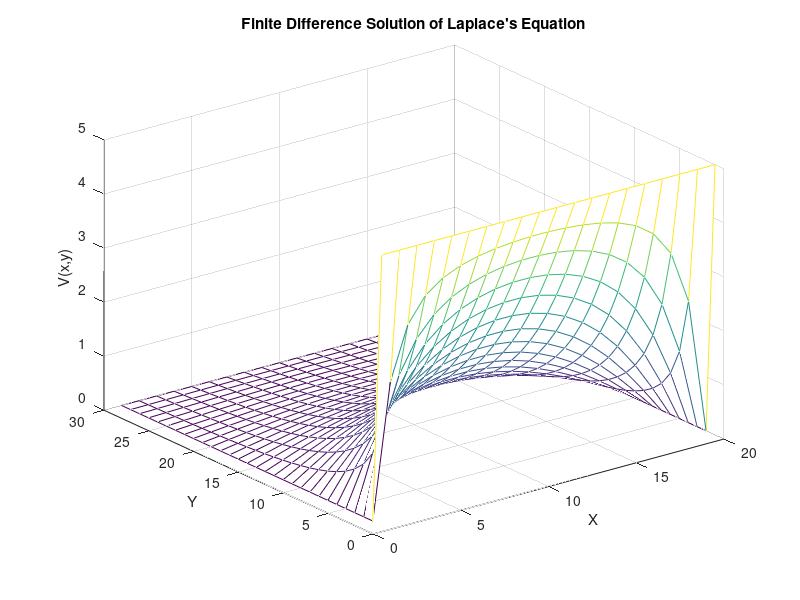
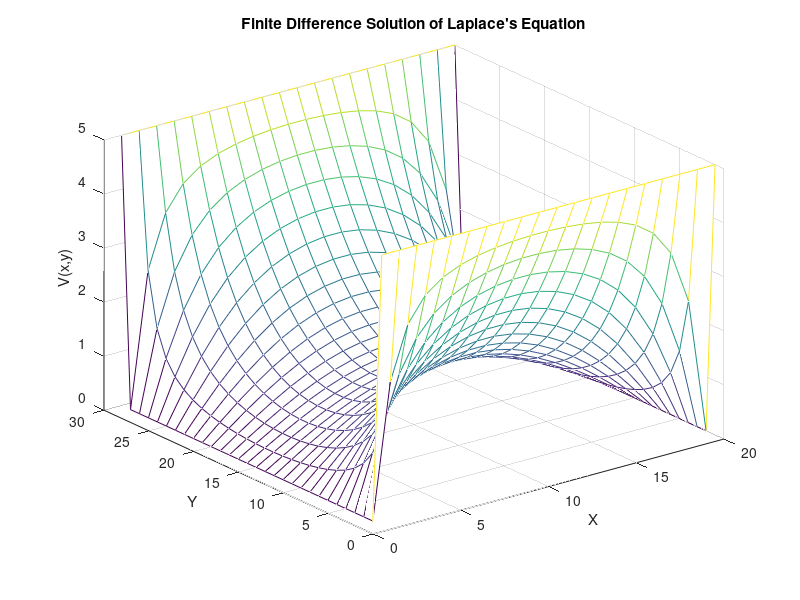
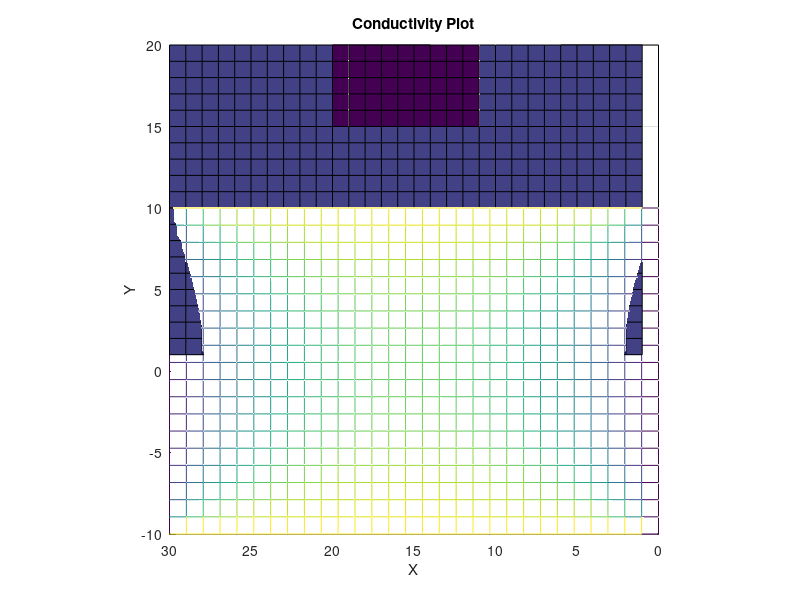
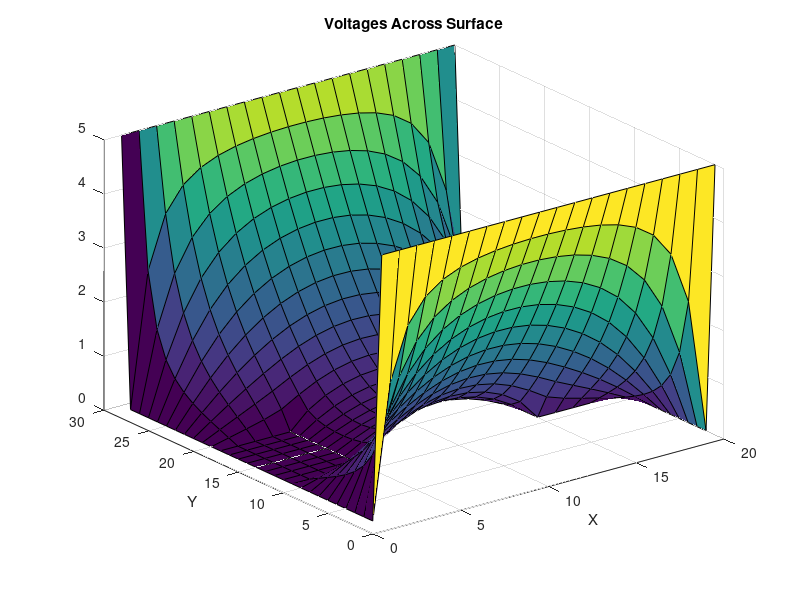

The MATLAB source for these figures, in order:
%% ELEC 4700: Assignment 2 - Finite Difference Method
% Jacob Godin - 100969991

%% Part 1
% Use the Finite Difference Method to solve for the electrostatic potential
% in the rectangular region L x W using del^2 * V = 0

%% Part 1: a)
% V = V0 @ x = 0, V = 0 @ x = L and V = 0 @ y = 0, y = W

% The Finite Difference Method will be used to solve Laplace's equation in
% 2D space to determine the effect of an electrostatic potential. The
% matrix form GV = F will be used to solve the equation.

clear all; clc;

% Inputs
W = 20;
L = 1.5*W;

nx = L;
ny = W;

V0 = 5;

G = sparse(nx*ny);
B = zeros(nx*ny,1);

% Surface map
sMap = zeros(nx,ny);

for i = 1:nx
    for j = 1:ny
       n = j + (i-1)*ny;
       
       if i == 1 % left
           G(n,:) = 0;
           G(n,n) = 1;
           
           B(n) = V0;
       elseif i == nx % right
           G(n,:) = 0;
           G(n,n) = 1;
           
           B(n,1) = 0;
       elseif j == 1 % bottom
           G(n,:) = 0;
           G(n,n) = 1;
           
           B(n,1) = 0;
       elseif j == ny % top
           G(n,:) = 0;
           G(n,n) = 1;
           
           B(n,1) = 0;
       else
           nxm = j + (i-2)*ny;
           nxp = j +(i)*ny;
           nym = j-1 + (i-1)*ny;
           nyp = j+1 + (i-1)*ny;
           
           G(n,n) = -4;
           G(n, nxm) = 1;
           G(n, nxp) = 1;
           G(n, nym) = 1;
           G(n, nyp) = 1; 

       end
    end
end

phi_vec = G\B;

% Map values back to Surface Map
for i=1:nx
    for j=1:ny
        n = j + (i-1)*ny;
        sMap(i,j) = phi_vec(n);
    end
end

figure(1)
mesh(sMap);
xlabel("X");
ylabel("Y");
zlabel("V(x,y)");
title("Finite Difference Solution of Laplace's Equation");

% As stated in the boundary conditions, the potential of V0 is located on
% the left side of the surface and 0V is located on the right boundary. The
% top and bottom boundaries are left open. The electrostatic potential
% gradually decreases as away from the left side of V0.

%% Part 1: b)
% V = V0 @ x = 0, x = L and V = 0 @ y = 0, y = W

clear all; clc;

% Inputs
W = 20;
L = 30;

nx = L;
ny = W;

V0 = 5;

G = sparse(nx*ny);
B = zeros(nx*ny,1);

% Surface map
sMap = zeros(nx,ny);

for i = 1:nx
    for j = 1:ny
       n = j + (i-1)*ny;
       
       if i == 1 % left
           G(n,:) = 0;
           G(n,n) = 1;
           
           B(n) = V0;
       elseif i == nx % right
           G(n,:) = 0;
           G(n,n) = 1;
           
           B(n,1) = V0;
       elseif j == 1 % bottom
           G(n,:) = 0;
           G(n,n) = 1;
           
           B(n,1) = 0;
       elseif j == ny % top
           G(n,:) = 0;
           G(n,n) = 1;
           
           B(n,1) = 0;
       else
           nxm = j + (i-2)*ny;
           nxp = j +(i)*ny;
           nym = j-1 + (i-1)*ny;
           nyp = j+1 + (i-1)*ny;
           
           G(n,n) = -4;
           G(n, nxm) = 1;
           G(n, nxp) = 1;
           G(n, nym) = 1;
           G(n, nyp) = 1; 

       end
    end
end

phi_vec = G\B;

% Map values back to Surface Map
for i=1:nx
    for j=1:ny
        n = j + (i-1)*ny;
        sMap(i,j) = phi_vec(n);
    end
end

figure(2)
mesh(sMap);
xlabel("X");
ylabel("Y");
zlabel("V(x,y)");
title("Finite Difference Solution of Laplace's Equation");

% Similar to the plot above, this plot features the right side of the
% surface with a potential of V0.

% Analytical Series Solution

sMap2=zeros(L,W);
a=30;
b=10;

x=linspace(-10,10,20);
y=linspace(0,L,L);
[xx,yy]=meshgrid(x,y);

figure(3)
for n=1:2:600
    sMap2 = (sMap2+(cosh(n*pi*xx/a).*sin(n*pi*yy/a))./(n*cosh(n*pi*b/a)));
    
    mesh(x,y,(4*V0/pi)*sMap2) 
    title("Analytical Series Solution of Laplace's Equation")
    pause(0.01)
    
end

% The above plot is obtained from solving the analytic series solution of
% Laplace's equation. Due to the memory constraints of MATLAB, the n
% variable is only capable of reaching a value of around 600. Anthing
% greater than this value, the solution becomes inaccurate. To obtain
% perfect accuracy, the series must be evaluated to infinity. Therefore the
% numeric solution is prefered.

%% Part 2: a)

% Similar to Part 1, this part describes the current flow in a 2D surface
% with a highly resistive barrier.

clear all; clc;

%Inputs
W = 20;
L = 1.5*W;

nx = L;
ny = W;

V0 = 5;

sig1 = 1;
sig2 = 1e-2;

Wb = 6;
Lb = 10;

top_box = [(nx/2)-(Lb/2) 0 Lb Wb];
bottom_box = [(nx/2)-(Lb/2) ny-Wb Lb Wb];

% Populate sigma matrix
sigma = ones(nx,ny);
for i=1:nx
    for j=1:ny
        if (i > top_box(1) && i < top_box(1)+top_box(3) && (j < bottom_box(4) || j > bottom_box(2)))
            sigma(i,j) = sig2;
        end
    end
end

% Conductivity Plot
figure(3)
rectangle('Position',top_box)
rectangle('Position',bottom_box)
surface(sigma)
camroll(90)
title('Conductivity Plot')
xlabel('Y')
ylabel('X')

% Construct G Matrix
G = sparse(nx*ny);
B = zeros(nx*ny,1);

for i=1:nx
    for j=1:ny
        n = j + (i-1)*ny; % Node mapping
        
        if i == 1 % Left
            G(n,:) = 0;
            G(n,n) = 1;
            
            B(n) = V0;
        elseif i == nx % Right
            G(n,:) = 0;
            G(n,n) = 1;
            
            B(n,1) = V0;
        elseif j == 1 % Bottom
                G(n,:) = 0;
                G(n,n) = 1;

                B(n,1) = 0;
        elseif j == ny % Top
                G(n,:) = 0;
                G(n,n) = 1;

                B(n,1) = 0;
        else % Not along any boundary
            
            if (i > top_box(1) && i < top_box(1)+top_box(3) && (j < bottom_box(4) || j > bottom_box(2))) % Inside box
                nxm = j + (i-2)*ny;
                nxp = j +(i)*ny;
                nym = j-1 + (i-1)*ny;
                nyp = j+1 + (i-1)*ny;
                
                G(n,n) = -4;
                G(n, nxm) = sig2;
                G(n, nxp) = sig2;
                G(n, nym) = sig2;
                G(n, nyp) = sig2;
            else
                nxm = j + (i-2)*ny;
                nxp = j +(i)*ny;
                nym = j-1 + (i-1)*ny;
                nyp = j+1 + (i-1)*ny;
                
                G(n,n) = -4;
                G(n, nxm) = sig1;
                G(n, nxp) = sig1;
                G(n, nym) = sig1;
                G(n, nyp) = sig1;
            end
            
        end
    end
end

phi_vec = G\B;
sMap3 = zeros(nx,ny);

% Map voltages back on to surface map
for i=1:nx
    for j=1:ny
        n = j + (i-1)*ny;
        sMap3(i,j) = phi_vec(n);
    end
end

figure(4)
surf(sMap3)
title('Voltages Across Surface')
xlabel('X');
ylabel('Y');

% Electric Field
[Ex, Ey] = gradient(sMap3);

figure(5)
surface(Ex)
title('X-Component of Electric Field')
xlabel('X');
ylabel('Y');

figure(6)
surface(Ey)
title('Y-Component of Electric Field')
xlabel('X');
ylabel('Y');

figure(7)
quiver(Ex,Ey)
title('Electric Field')
xlabel('X');
ylabel('Y');

% Current Density
Jx = Ex.*sigma;
Jy = Ey.*sigma;

figure(8)
quiver(Jx,Jy)
title('Current Density')
xlabel('X');
ylabel('Y');

%% Part 2: c)
% Create different bottle necks (4) and graph current mesh

% Current in Bottle Neck
R = sigma;
for i=1:nx
    for j=1:ny
        if sigma(i,j) == sig2
            R(i,j) = 1/sig2;
        end
    end
end

current = sMap3./R;
C0 = sum(current(1,:));
C1 = sum(current(L,:));
C = (C0 + C1)/2;
figure(9)
mesh(current);
xlabel('X');
ylabel('Y');
zlabel('I(x,y)');
title(['Avg I = ', num2str(C)]);

% Adjust bottle neck
Wb = 8;
Lb = 10;

top_box = [(nx/2)-(Lb/2) 0 Lb Wb];
bottom_box = [(nx/2)-(Lb/2) ny-Wb Lb Wb];

% Populate sigma matrix
sigma = ones(nx,ny);
for i=1:nx
    for j=1:ny
        if (i > top_box(1) && i < top_box(1)+top_box(3) && (j < bottom_box(4) || j > bottom_box(2)))
            sigma(i,j) = sig2;
        end
    end
end

% Construct G Matrix
G = sparse(nx*ny);
B = zeros(nx*ny,1);

for i=1:nx
    for j=1:ny
        n = j + (i-1)*ny; % Node mapping
        
        if i == 1 % Left
            G(n,:) = 0;
            G(n,n) = 1;
            
            B(n) = V0;
        elseif i == nx % Right
            G(n,:) = 0;
            G(n,n) = 1;
            
            B(n,1) = V0;
        elseif j == 1 % Bottom
                G(n,:) = 0;
                G(n,n) = 1;

                B(n,1) = 0;
        elseif j == ny % Top
                G(n,:) = 0;
                G(n,n) = 1;

                B(n,1) = 0;
        else % Not along any boundary
            
            if (i > top_box(1) && i < top_box(1)+top_box(3) && (j < bottom_box(4) || j > bottom_box(2))) % Inside box
                nxm = j + (i-2)*ny;
                nxp = j +(i)*ny;
                nym = j-1 + (i-1)*ny;
                nyp = j+1 + (i-1)*ny;
                
                G(n,n) = -4;
                G(n, nxm) = sig2;
                G(n, nxp) = sig2;
                G(n, nym) = sig2;
                G(n, nyp) = sig2;
            else
                nxm = j + (i-2)*ny;
                nxp = j +(i)*ny;
                nym = j-1 + (i-1)*ny;
                nyp = j+1 + (i-1)*ny;
                
                G(n,n) = -4;
                G(n, nxm) = sig1;
                G(n, nxp) = sig1;
                G(n, nym) = sig1;
                G(n, nyp) = sig1;
            end
            
        end
    end
end

phi_vec = G\B;
sMap4 = zeros(nx,ny);

% Map voltages back on to surface map
for i=1:nx
    for j=1:ny
        n = j + (i-1)*ny;
        sMap4(i,j) = phi_vec(n);
    end
end

R = sigma;
for i=1:nx
    for j=1:ny
        if sigma(i,j) == sig2
            R(i,j) = 1/sig2;
        end
    end
end

current = sMap4./R;
figure(10)
mesh(current);
xlabel('X');
ylabel('Y');
zlabel('I(x,y)');
title(['Avg I = ', num2str(C)]);

% Adjust bottle neck
Wb = 9;
Lb = 10;

top_box = [(nx/2)-(Lb/2) 0 Lb Wb];
bottom_box = [(nx/2)-(Lb/2) ny-Wb Lb Wb];

% Populate sigma matrix
sigma = ones(nx,ny);
for i=1:nx
    for j=1:ny
        if (i > top_box(1) && i < top_box(1)+top_box(3) && (j < bottom_box(4) || j > bottom_box(2)))
            sigma(i,j) = sig2;
        end
    end
end

% Construct G Matrix
G = sparse(nx*ny);
B = zeros(nx*ny,1);

for i=1:nx
    for j=1:ny
        n = j + (i-1)*ny; % Node mapping
        
        if i == 1 % Left
            G(n,:) = 0;
            G(n,n) = 1;
            
            B(n) = V0;
        elseif i == nx % Right
            G(n,:) = 0;
            G(n,n) = 1;
            
            B(n,1) = V0;
        elseif j == 1 % Bottom
                G(n,:) = 0;
                G(n,n) = 1;

                B(n,1) = 0;
        elseif j == ny % Top
                G(n,:) = 0;
                G(n,n) = 1;

                B(n,1) = 0;
        else % Not along any boundary
            
            if (i > top_box(1) && i < top_box(1)+top_box(3) && (j < bottom_box(4) || j > bottom_box(2))) % Inside box
                nxm = j + (i-2)*ny;
                nxp = j +(i)*ny;
                nym = j-1 + (i-1)*ny;
                nyp = j+1 + (i-1)*ny;
                
                G(n,n) = -4;
                G(n, nxm) = sig2;
                G(n, nxp) = sig2;
                G(n, nym) = sig2;
                G(n, nyp) = sig2;
            else
                nxm = j + (i-2)*ny;
                nxp = j +(i)*ny;
                nym = j-1 + (i-1)*ny;
                nyp = j+1 + (i-1)*ny;
                
                G(n,n) = -4;
                G(n, nxm) = sig1;
                G(n, nxp) = sig1;
                G(n, nym) = sig1;
                G(n, nyp) = sig1;
            end
            
        end
    end
end

phi_vec = G\B;
sMap5 = zeros(nx,ny);

% Map voltages back on to surface map
for i=1:nx
    for j=1:ny
        n = j + (i-1)*ny;
        sMap5(i,j) = phi_vec(n);
    end
end

R = sigma;
for i=1:nx
    for j=1:ny
        if sigma(i,j) == sig2
            R(i,j) = 1/sig2;
        end
    end
end

current = sMap5./R;
figure(11)
mesh(current);
xlabel('X');
ylabel('Y');
zlabel('I(x,y)');
title(['Avg I = ', num2str(C)]);

% Decreasing the width of the bottleneck seems to have no affect on the
% total current in the surface, as each iteration of different bottleneck
% width produces the same total current. 

%% Part 2: d)
% Change sigma, calculate current, graph mesh current

% Adjust bottle neck
Wb = 5;
Lb = 10;

top_box = [(nx/2)-(Lb/2) 0 Lb Wb];
bottom_box = [(nx/2)-(Lb/2) ny-Wb Lb Wb];

% Populate sigma matrix
sigma = ones(nx,ny);
sig2 = 1e-3;
sig1 = 1;
for i=1:nx
    for j=1:ny
        if (i > top_box(1) && i < top_box(1)+top_box(3) && (j < bottom_box(4) || j > bottom_box(2)))
            sigma(i,j) = sig2;
        end
    end
end

% Construct G Matrix
G = sparse(nx*ny);
B = zeros(nx*ny,1);

for i=1:nx
    for j=1:ny
        n = j + (i-1)*ny; % Node mapping
        
        if i == 1 % Left
            G(n,:) = 0;
            G(n,n) = 1;
            
            B(n) = V0;
        elseif i == nx % Right
            G(n,:) = 0;
            G(n,n) = 1;
            
            B(n,1) = V0;
        elseif j == 1 % Bottom
                G(n,:) = 0;
                G(n,n) = 1;

                B(n,1) = 0;
        elseif j == ny % Top
                G(n,:) = 0;
                G(n,n) = 1;

                B(n,1) = 0;
        else % Not along any boundary
            
            if (i > top_box(1) && i < top_box(1)+top_box(3) && (j < bottom_box(4) || j > bottom_box(2))) % Inside box
                nxm = j + (i-2)*ny;
                nxp = j +(i)*ny;
                nym = j-1 + (i-1)*ny;
                nyp = j+1 + (i-1)*ny;
                
                G(n,n) = -4;
                G(n, nxm) = sig2;
                G(n, nxp) = sig2;
                G(n, nym) = sig2;
                G(n, nyp) = sig2;
            else
                nxm = j + (i-2)*ny;
                nxp = j +(i)*ny;
                nym = j-1 + (i-1)*ny;
                nyp = j+1 + (i-1)*ny;
                
                G(n,n) = -4;
                G(n, nxm) = sig1;
                G(n, nxp) = sig1;
                G(n, nym) = sig1;
                G(n, nyp) = sig1;
            end
            
        end
    end
end

phi_vec = G\B;
sMap5 = zeros(nx,ny);

% Map voltages back on to surface map
for i=1:nx
    for j=1:ny
        n = j + (i-1)*ny;
        sMap5(i,j) = phi_vec(n);
    end
end

R = sigma;
for i=1:nx
    for j=1:ny
        if sigma(i,j) == sig2
            R(i,j) = 1/sig2;
        end
    end
end

current = sMap5./R;
figure(12)
mesh(current);
xlabel('X');
ylabel('Y');
zlabel('I(x,y)');
title(['S = 1e-3, Avg I = ', num2str(C)]);

% Populate sigma matrix
sigma = ones(nx,ny);
sig2 = 1;
sig1 = 1;
for i=1:nx
    for j=1:ny
        if (i > top_box(1) && i < top_box(1)+top_box(3) && (j < bottom_box(4) || j > bottom_box(2)))
            sigma(i,j) = sig2;
        end
    end
end

% Construct G Matrix
G = sparse(nx*ny);
B = zeros(nx*ny,1);

for i=1:nx
    for j=1:ny
        n = j + (i-1)*ny; % Node mapping
        
        if i == 1 % Left
            G(n,:) = 0;
            G(n,n) = 1;
            
            B(n) = V0;
        elseif i == nx % Right
            G(n,:) = 0;
            G(n,n) = 1;
            
            B(n,1) = V0;
        elseif j == 1 % Bottom
                G(n,:) = 0;
                G(n,n) = 1;

                B(n,1) = 0;
        elseif j == ny % Top
                G(n,:) = 0;
                G(n,n) = 1;

                B(n,1) = 0;
        else % Not along any boundary
            
            if (i > top_box(1) && i < top_box(1)+top_box(3) && (j < bottom_box(4) || j > bottom_box(2))) % Inside box
                nxm = j + (i-2)*ny;
                nxp = j +(i)*ny;
                nym = j-1 + (i-1)*ny;
                nyp = j+1 + (i-1)*ny;
                
                G(n,n) = -4;
                G(n, nxm) = sig2;
                G(n, nxp) = sig2;
                G(n, nym) = sig2;
                G(n, nyp) = sig2;
            else
                nxm = j + (i-2)*ny;
                nxp = j +(i)*ny;
                nym = j-1 + (i-1)*ny;
                nyp = j+1 + (i-1)*ny;
                
                G(n,n) = -4;
                G(n, nxm) = sig1;
                G(n, nxp) = sig1;
                G(n, nym) = sig1;
                G(n, nyp) = sig1;
            end
            
        end
    end
end

phi_vec = G\B;
sMap5 = zeros(nx,ny);

% Map voltages back on to surface map
for i=1:nx
    for j=1:ny
        n = j + (i-1)*ny;
        sMap5(i,j) = phi_vec(n);
    end
end

R = sigma;
for i=1:nx
    for j=1:ny
        if sigma(i,j) == sig2
            R(i,j) = 1/sig2;
        end
    end
end

current = sMap5./R;
figure(13)
mesh(current);
xlabel('X');
ylabel('Y');
zlabel('I(x,y)');
title(['S = 1, Avg I = ', num2str(C)]);

% Populate sigma matrix
sigma = ones(nx,ny);
sig2 = 2;
sig1 = 1;
for i=1:nx
    for j=1:ny
        if (i > top_box(1) && i < top_box(1)+top_box(3) && (j < bottom_box(4) || j > bottom_box(2)))
            sigma(i,j) = sig2;
        end
    end
end

% Construct G Matrix
G = sparse(nx*ny);
B = zeros(nx*ny,1);

for i=1:nx
    for j=1:ny
        n = j + (i-1)*ny; % Node mapping
        
        if i == 1 % Left
            G(n,:) = 0;
            G(n,n) = 1;
            
            B(n) = V0;
        elseif i == nx % Right
            G(n,:) = 0;
            G(n,n) = 1;
            
            B(n,1) = V0;
        elseif j == 1 % Bottom
                G(n,:) = 0;
                G(n,n) = 1;

                B(n,1) = 0;
        elseif j == ny % Top
                G(n,:) = 0;
                G(n,n) = 1;

                B(n,1) = 0;
        else % Not along any boundary
            
            if (i > top_box(1) && i < top_box(1)+top_box(3) && (j < bottom_box(4) || j > bottom_box(2))) % Inside box
                nxm = j + (i-2)*ny;
                nxp = j +(i)*ny;
                nym = j-1 + (i-1)*ny;
                nyp = j+1 + (i-1)*ny;
                
                G(n,n) = -4;
                G(n, nxm) = sig2;
                G(n, nxp) = sig2;
                G(n, nym) = sig2;
                G(n, nyp) = sig2;
            else
                nxm = j + (i-2)*ny;
                nxp = j +(i)*ny;
                nym = j-1 + (i-1)*ny;
                nyp = j+1 + (i-1)*ny;
                
                G(n,n) = -4;
                G(n, nxm) = sig1;
                G(n, nxp) = sig1;
                G(n, nym) = sig1;
                G(n, nyp) = sig1;
            end
            
        end
    end
end

phi_vec = G\B;
sMap5 = zeros(nx,ny);

% Map voltages back on to surface map
for i=1:nx
    for j=1:ny
        n = j + (i-1)*ny;
        sMap5(i,j) = phi_vec(n);
    end
end

R = sigma;
for i=1:nx
    for j=1:ny
        if sigma(i,j) == sig2
            R(i,j) = 1/sig2;
        end
    end
end

current = sMap5./R;
figure(14)
mesh(current);
xlabel('X');
ylabel('Y');
zlabel('I(x,y)');
title(['S = 20, Avg I = ', num2str(C)]);

% Increasing the conductivity in the barrier region increases the total
% current in that region. However, in every iteration of different
% conductivity values, the average current does not change. 
